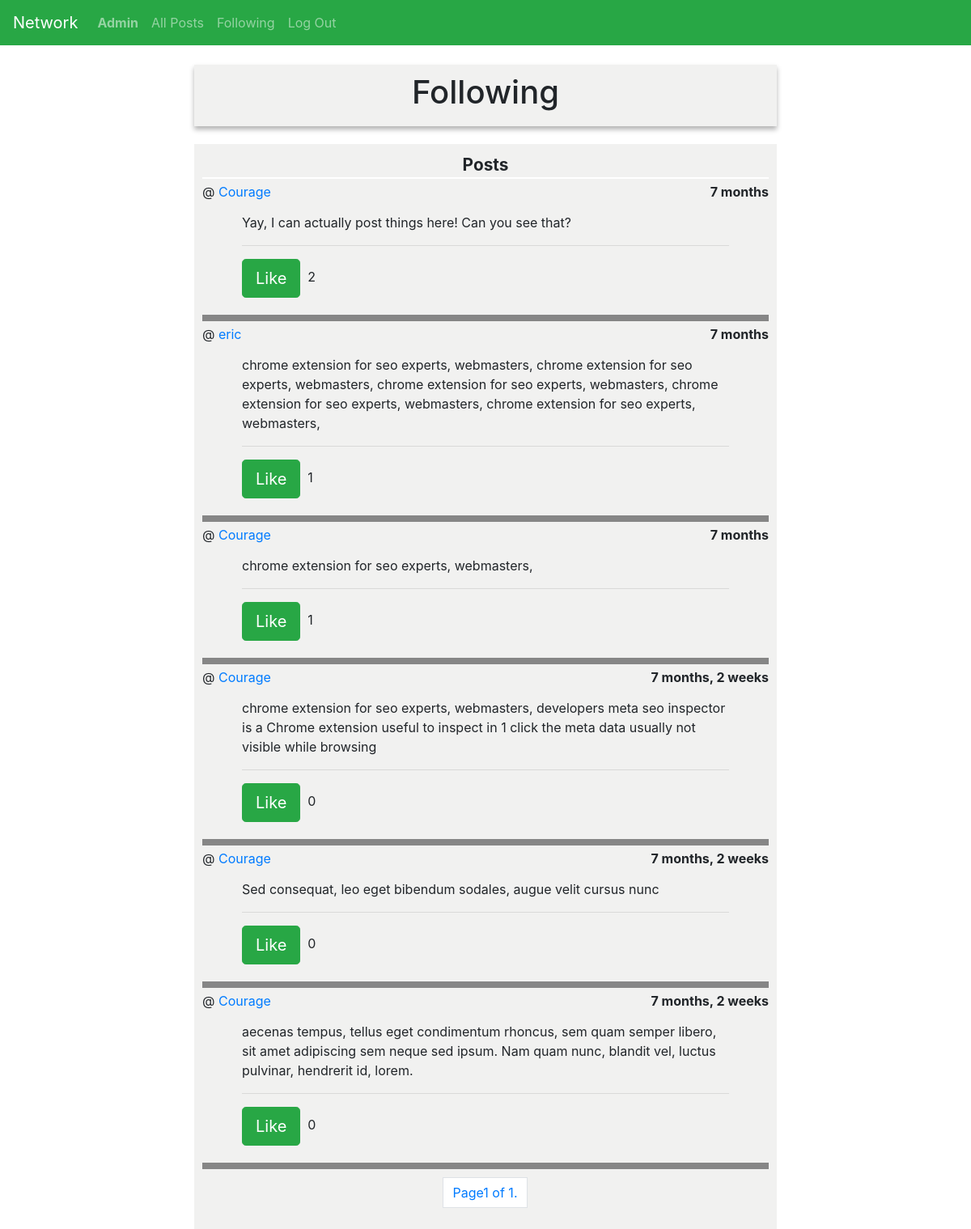
The page /following (signed in) on the database its author committed.
### network/models.py (models this page shows, shortened)
class User(AbstractUser):
    pass

class Post(models.Model):
    user = models.ForeignKey(User, on_delete= models.CASCADE, verbose_name="Username")
    date = models.DateTimeField(default = timezone.now, verbose_name = "Date Posted")
    post = models.TextField(blank = False, verbose_name = "Post")

### network/views.py (the view)
# urls.py: path("following", views.following, name="following")
@login_required
def following(request):
    user = request.user
    follows = Follow.objects.filter(user = user)
    followed_users = [follow.followed for follow in follows]
    posts = Post.objects.filter(user__in = followed_users).annotate(like_count=Count('like')).order_by('-date')
    paginator = Paginator(posts, 10)
    page_number = request.GET.get('page')
    page_obj = paginator.get_page(page_number)
    context = {'posts': posts,'page_obj': page_obj}
    return render(request, "network/following.html", context)

### network/templates/network/following.html (shortened to what this page needs)
{% extends "network/layout.html" %}
{% block body %}
    <div class="index_wrapper">
        <div class="index_sec1">
           <div class="follow_head">
            <h1>
                Following
            </h1>
           </div>
        </div>
        <div class="index_sec2">
            <div class="heading">
                Posts
            </div>
            {% for post in page_obj %}
            <div class="post_field">
                <div class="post_user">
                    <div class="post_username">
                        @ <a href="{% url 'profile' post.user %}">{{post.user}}</a>
                    </div>
                    <div class="post_date">
                        {{post.date|timesince}}
                    </div>
                </div>
                <div class="post_text" data-post-id="{{post.pk}}">
                    <div class="post_textarea" id="post_textArea">
                        {{post.post}}
                   </div>
                    <hr>
                    <div class="post_bt">
                        <div class="post_like">
                            {% if request.user.is_authenticated %}
                                {% if post in liked %}
                                <button type="submit" class="btn btn-lg btn-warning unlike_btn" data-post-id="{{post.pk}}" id="unlike_btn" >Unlike</button>&nbsp;
                                {% else %}
                                <button type="submit" class="btn btn-lg btn-success like_btn" data-post-id="{{post.pk}}" >Like</button>&nbsp;
                                {% endif %}
                            {% else %}
                            <a href="{% url 'login' %}">Log In</a> to like this post
                            {% endif %}
                            <span class="like_count">
                               {{ post.like_count }}
                            </span>
                        </div>
                        <div class="post_edit">
                        </div>
                    </div>
                </div>
            </div>
            {% endfor %}
            <nav class="page-navigation">
                <ul class="pagination justify-content-center" id="paginate">
                    <li class="page-item direct">
                        <a href="?page={{page_obj.number}}" class="page-link">
                            Page{{ page_obj.number}} of {{ page_obj.paginator.num_pages}}.
                        </a>
                    </li>
                </ul>
            </nav>
        </div>
    </div>
{% endblock %}

### network/templates/network/layout.html (shortened to what this page needs)
{% load static %}
<!DOCTYPE html>
<html lang="en">
    <head>
        <link rel="stylesheet" href="https://stackpath.bootstrapcdn.com/bootstrap/4.4.1/css/bootstrap.min.css">
        <link href="{% static 'network/styles.css' %}" rel="stylesheet">
    </head>
    <body>
        <nav class="navbar navbar-expand-lg navbar-dark bg-success">
            <a class="navbar-brand" href="#">Network</a>
            <div>
              <ul class="navbar-nav mr-auto">
                {% if user.is_authenticated %}
                    <li class="nav-item">
                        <a class="nav-link" href="{% url 'my-profile' request.user.username %}"><strong>{{ request.user.username }}</strong></a>
                    </li>
                {% endif %}
                <li class="nav-item">
                  <a class="nav-link" href="{% url 'index' %}">All Posts</a>
                </li>
                {% if user.is_authenticated %}
                    <li class="nav-item">
                        <a class="nav-link" href="{% url 'following' %}">Following</a>
                    </li>
                    <li class="nav-item">
                        <a class="nav-link" href="{% url 'logout' %}">Log Out</a>
                    </li>
                {% endif %}
              </ul>
            </div>
          </nav>
        <div class="body">
            {% block body %}
            {% endblock %}
        </div>
    </body>
</html>

### network/static/network/styles.css (style rules this page uses)
.index_wrapper { margin-top: 2%; margin-left: 20%; margin-right: 20%; }
.index_sec1 { display: flex; flex-direction: column; background-color: rgb(241, 241, 240); padding: 10px; box-shadow: 0 4px 6px rgba(0, 0, 0, 0.3); }
.index_sec2 { margin-top: 3%; background-color: rgb(241, 241, 240); padding: 10px; }
.post_field { border-bottom: solid 8px rgb(134, 134, 134); }
.post_user { display: grid; grid-template-columns: 1fr 1fr; margin-bottom: 2%; padding-top: 4px; }
.post_date { text-align: right; font-weight: bold; }
.post_text { margin-left: 7%; margin-right: 7%; margin-bottom: 3%; }
.post_bt { display: grid; grid-template-columns: 1fr 1fr; }
.post_edit { text-align: right; }
#paginate { display: flex; flex-direction: row; }
.direct { display: flex; }
.page-navigation { margin-top: 10px; }
.heading { font-size: 1.3rem; text-align: center; font-weight: bold; border-bottom: solid 2px white; }
.follow_head h1 { text-align: center; }

### rows shown on the page
User: user.username "Admin"
Post: user "Courage", date "7 months", post "Yay, I can actually post things here! Can you see that?", like_count "2"
Post: user "eric", date "7 months", post "chrome extension for seo experts, webmasters, chrome extension for seo experts, webmasters, chrome extension for seo experts, webmasters, chrome extension for seo experts, webmasters, chrome extension for seo experts, webmasters,", like_count "1"
Post: user "Courage", date "7 months", post "chrome extension for seo experts, webmasters,", like_count "1"
Post: user "Courage", date "7 months, 2 weeks", post "chrome extension for seo experts, webmasters, developers meta seo inspector is a Chrome extension useful to inspect in 1 click the meta data usually not visible while browsing", like_count "0"
Post: user "Courage", date "7 months, 2 weeks", post "Sed consequat, leo eget bibendum sodales, augue velit cursus nunc", like_count "0"
Post: user "Courage", date "7 months, 2 weeks", post "aecenas tempus, tellus eget condimentum rhoncus, sem quam semper libero, sit amet adipiscing sem neque sed ipsum. Nam quam nunc, blandit vel, luctus pulvinar, hendrerit id, lorem.", like_count "0"

### other values the page prints
{{ page_obj.number }} "1"
{{ page_obj.paginator.num_pages }} "1"
